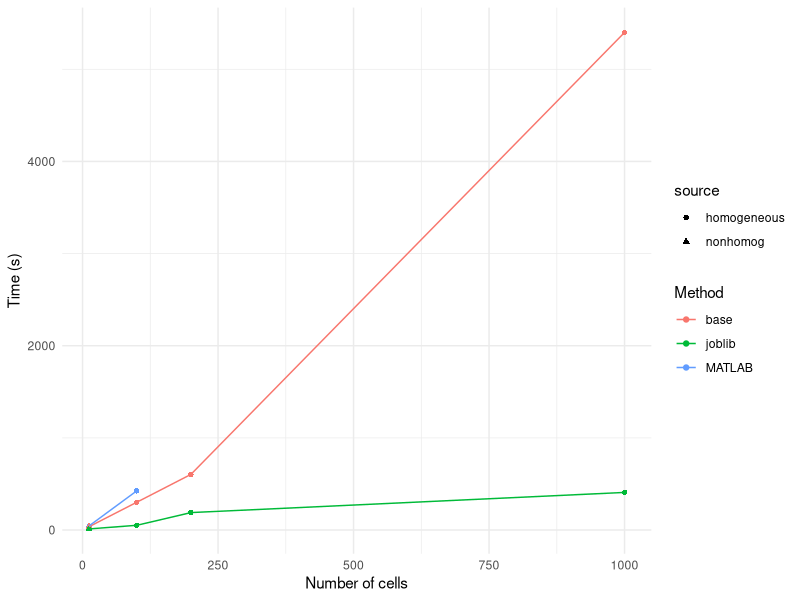

R code for this plot:
## ---- chunk 1
#| fig-cap: Time taken to fit processes, split by data source and backend. Base Python at 1000 cells reached 90 minutes before being stopped.

library(tidyverse)

# create dataframe of results
source <- c("homogeneous", "homogeneous", "homogeneous", "homogeneous", "homogeneous", "homogeneous", "homogeneous", "nonhomog", "nonhomog", "nonhomog")
cells_fit <- c(200, 200, 1000, 1000, 100, 100, 100, 12, 12, 12)
method <- c("base", "joblib", "base", "joblib", "MATLAB", "base", "joblib", "MATLAB", "base", "joblib")
time <- c(604.12, 189.26, 5400, 408, 425.12, 301.39, 51.21, 44.41, 36.09, 12.0)

results <- data.frame(source, cells_fit, method, time)
results$source <- factor(results$source, levels = c("homogeneous", "nonhomog"))
results$method <- factor(results$method, levels = c("base", "joblib", "MATLAB"))
results$time <- as.numeric(results$time)

# plot results
ggplot(results, aes(x = cells_fit, y = time, color = method)) +
  geom_point(aes(shape = source)) +
  geom_line() +
  labs(
    x = "Number of cells",
    y = "Time (s)",
    color = "Method"
  ) +
  theme_minimal()
## ---- chunk 2
impl_names <- c(
  "Python, parallel and njit",
  "Python, parallel",
  "Python",
  "MATLAB"
)

times <- c(
  "58.64",
  "315.23",
  "3722.16",
  "Approx 1.5 hours"
)

knitr::kable(data.frame(Implementation = impl_names, `Time (s)` = times), caption = "Average data simulation times")
